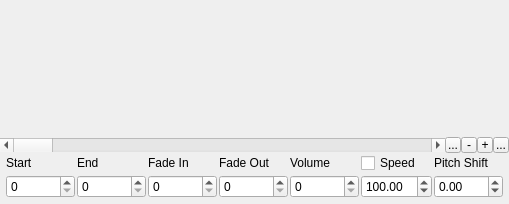
<?xml version="1.0" encoding="UTF-8"?>
<ui version="4.0">
 <class>CWaveEditWidget</class>
 <widget class="QWidget" name="CWaveEditWidget">
  <property name="geometry">
   <rect>
    <x>0</x>
    <y>0</y>
    <width>509</width>
    <height>204</height>
   </rect>
  </property>
  <property name="windowTitle">
   <string>Form</string>
  </property>
  <layout class="QVBoxLayout" name="verticalLayout" stretch="20,0,0">
   <property name="spacing">
    <number>0</number>
   </property>
   <property name="leftMargin">
    <number>0</number>
   </property>
   <property name="topMargin">
    <number>0</number>
   </property>
   <property name="rightMargin">
    <number>0</number>
   </property>
   <property name="bottomMargin">
    <number>0</number>
   </property>
   <item>
    <widget class="CWaveEditControl" name="WaveEdit" native="true">
     <property name="sizePolicy">
      <sizepolicy hsizetype="Expanding" vsizetype="Expanding">
       <horstretch>0</horstretch>
       <verstretch>0</verstretch>
      </sizepolicy>
     </property>
    </widget>
   </item>
   <item>
    <layout class="QHBoxLayout" name="zoomLayout">
     <property name="spacing">
      <number>0</number>
     </property>
     <property name="topMargin">
      <number>0</number>
     </property>
     <item>
      <widget class="QScrollBar" name="ScrollBar">
       <property name="orientation">
        <enum>Qt::Horizontal</enum>
       </property>
      </widget>
     </item>
     <item>
      <widget class="QToolButton" name="ZoomMinButton">
       <property name="maximumSize">
        <size>
         <width>16</width>
         <height>16</height>
        </size>
       </property>
       <property name="text">
        <string>...</string>
       </property>
      </widget>
     </item>
     <item>
      <widget class="QToolButton" name="ZoomOutButton">
       <property name="maximumSize">
        <size>
         <width>16</width>
         <height>16</height>
        </size>
       </property>
       <property name="text">
        <string>-</string>
       </property>
      </widget>
     </item>
     <item>
      <widget class="QToolButton" name="ZoomInButton">
       <property name="maximumSize">
        <size>
         <width>16</width>
         <height>16</height>
        </size>
       </property>
       <property name="text">
        <string>+</string>
       </property>
      </widget>
     </item>
     <item>
      <widget class="QToolButton" name="ZoomMaxButton">
       <property name="maximumSize">
        <size>
         <width>16</width>
         <height>16</height>
        </size>
       </property>
       <property name="text">
        <string>...</string>
       </property>
      </widget>
     </item>
    </layout>
   </item>
   <item>
    <layout class="QGridLayout" name="gridLayout">
     <property name="sizeConstraint">
      <enum>QLayout::SetDefaultConstraint</enum>
     </property>
     <property name="leftMargin">
      <number>6</number>
     </property>
     <property name="topMargin">
      <number>0</number>
     </property>
     <property name="rightMargin">
      <number>6</number>
     </property>
     <property name="bottomMargin">
      <number>6</number>
     </property>
     <property name="spacing">
      <number>2</number>
     </property>
     <item row="1" column="4">
      <widget class="QSpinBox" name="VolSpin">
       <property name="maximum">
        <number>100</number>
       </property>
      </widget>
     </item>
     <item row="0" column="4">
      <widget class="QLabel" name="VolLabel">
       <property name="sizePolicy">
        <sizepolicy hsizetype="Preferred" vsizetype="Fixed">
         <horstretch>0</horstretch>
         <verstretch>0</verstretch>
        </sizepolicy>
       </property>
       <property name="maximumSize">
        <size>
         <width>16777215</width>
         <height>16</height>
        </size>
       </property>
       <property name="text">
        <string>Volume</string>
       </property>
      </widget>
     </item>
     <item row="0" column="2">
      <widget class="QLabel" name="FadeInLabel">
       <property name="sizePolicy">
        <sizepolicy hsizetype="Preferred" vsizetype="Fixed">
         <horstretch>0</horstretch>
         <verstretch>0</verstretch>
        </sizepolicy>
       </property>
       <property name="maximumSize">
        <size>
         <width>16777215</width>
         <height>16</height>
        </size>
       </property>
       <property name="text">
        <string>Fade In</string>
       </property>
      </widget>
     </item>
     <item row="0" column="1">
      <widget class="QLabel" name="EndLabel">
       <property name="sizePolicy">
        <sizepolicy hsizetype="Preferred" vsizetype="Fixed">
         <horstretch>0</horstretch>
         <verstretch>0</verstretch>
        </sizepolicy>
       </property>
       <property name="maximumSize">
        <size>
         <width>16777215</width>
         <height>16</height>
        </size>
       </property>
       <property name="text">
        <string>End</string>
       </property>
      </widget>
     </item>
     <item row="1" column="5">
      <widget class="QDoubleSpinBox" name="SpeedSpin">
       <property name="minimum">
        <double>1.000000000000000</double>
       </property>
       <property name="maximum">
        <double>1000.000000000000000</double>
       </property>
       <property name="value">
        <double>100.000000000000000</double>
       </property>
      </widget>
     </item>
     <item row="1" column="0">
      <widget class="QSpinBox" name="StartSpin"/>
     </item>
     <item row="1" column="2">
      <widget class="QSpinBox" name="FadeInSpin"/>
     </item>
     <item row="1" column="1">
      <widget class="QSpinBox" name="EndSpin"/>
     </item>
     <item row="0" column="3">
      <widget class="QLabel" name="FadeOutLabel">
       <property name="sizePolicy">
        <sizepolicy hsizetype="Preferred" vsizetype="Fixed">
         <horstretch>0</horstretch>
         <verstretch>0</verstretch>
        </sizepolicy>
       </property>
       <property name="maximumSize">
        <size>
         <width>16777215</width>
         <height>16</height>
        </size>
       </property>
       <property name="text">
        <string>Fade Out</string>
       </property>
      </widget>
     </item>
     <item row="0" column="0">
      <widget class="QLabel" name="StartLabel">
       <property name="sizePolicy">
        <sizepolicy hsizetype="Preferred" vsizetype="Fixed">
         <horstretch>0</horstretch>
         <verstretch>0</verstretch>
        </sizepolicy>
       </property>
       <property name="maximumSize">
        <size>
         <width>16777215</width>
         <height>16</height>
        </size>
       </property>
       <property name="text">
        <string>Start</string>
       </property>
      </widget>
     </item>
     <item row="1" column="3">
      <widget class="QSpinBox" name="FadeOutSpin"/>
     </item>
     <item row="1" column="6">
      <widget class="QDoubleSpinBox" name="PitchSpin">
       <property name="minimum">
        <double>-96.000000000000000</double>
       </property>
       <property name="maximum">
        <double>96.000000000000000</double>
       </property>
      </widget>
     </item>
     <item row="0" column="6">
      <widget class="QLabel" name="PitchShiftLabel">
       <property name="text">
        <string>Pitch Shift</string>
       </property>
      </widget>
     </item>
     <item row="0" column="5">
      <widget class="QCheckBox" name="StretchCheck">
       <property name="text">
        <string>Speed</string>
       </property>
      </widget>
     </item>
    </layout>
   </item>
  </layout>
 </widget>
 <customwidgets>
  <customwidget>
   <class>CWaveEditControl</class>
   <extends>QWidget</extends>
   <header>cwaveeditcontrol.h</header>
   <container>1</container>
  </customwidget>
 </customwidgets>
 <resources/>
 <connections/>
</ui>
